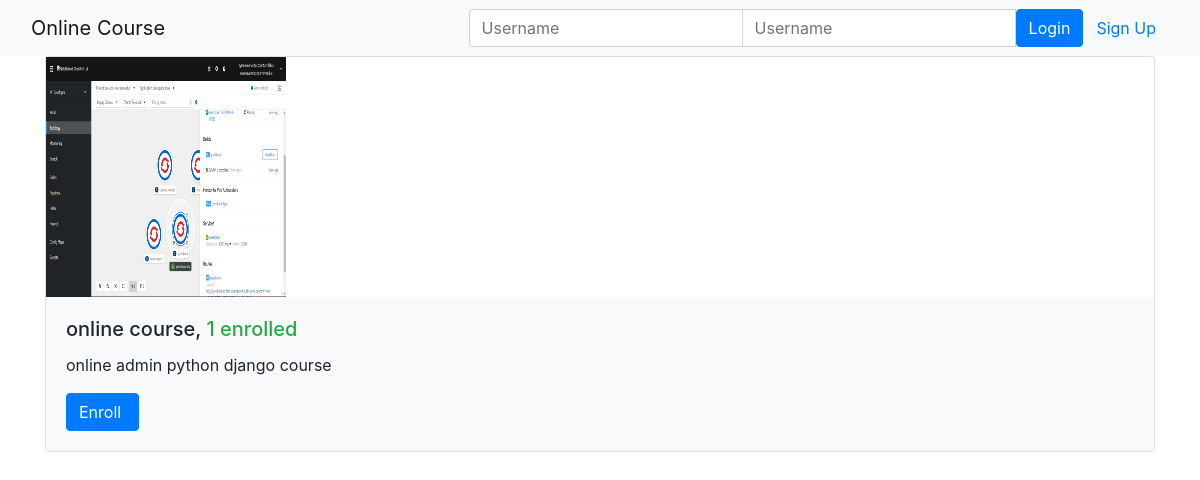
Page /onlinecourse/ on the earlier database version.
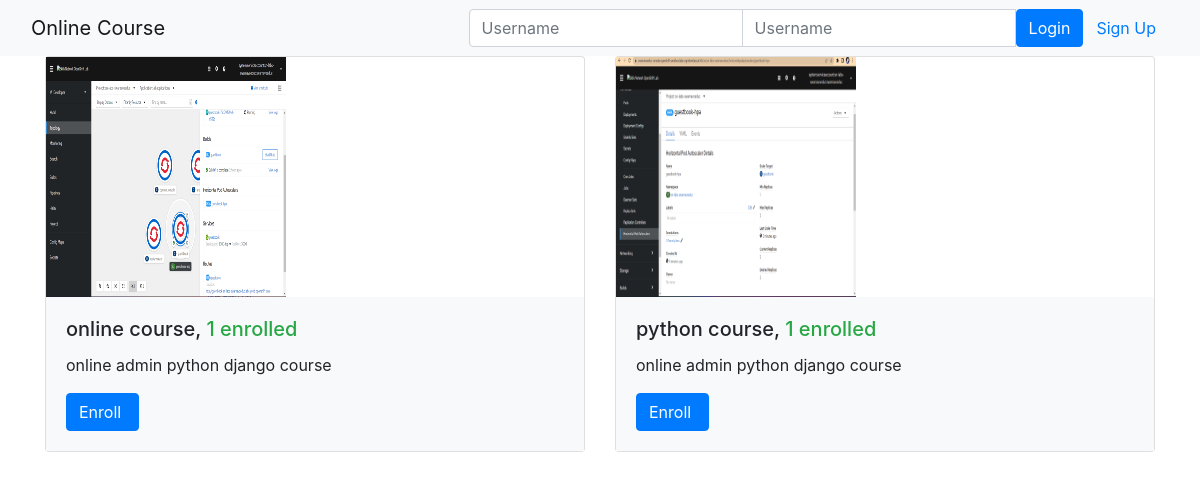
Same page on the later database version.
### onlinecourse/models.py (models this page shows, shortened)
class Course(models.Model):
    name = models.CharField(null=False, max_length=30, default='online course')
    image = models.ImageField(upload_to='course_images/')
    description = models.CharField(max_length=1000)
    pub_date = models.DateField(null=True)
    instructors = models.ManyToManyField(Instructor)
    users = models.ManyToManyField(settings.AUTH_USER_MODEL, through='Enrollment')
    total_enrollment = models.IntegerField(default=0)
    is_enrolled = False

### onlinecourse/views.py (the view)
class CourseListView(generic.ListView):
    template_name = 'onlinecourse/course_list_bootstrap.html'
    context_object_name = 'course_list'
    def get_queryset(self):
        user = self.request.user
        courses = Course.objects.order_by('-total_enrollment')[:10]
        for course in courses:
            if user.is_authenticated:
                course.is_enrolled = check_if_enrolled(user, course)
        return courses

### onlinecourse/templates/onlinecourse/course_list_bootstrap.html (shortened to what this page needs)
<!DOCTYPE html>
<html lang="en">
<head>
    {% load static %}
    <link rel="stylesheet" href="https://maxcdn.bootstrapcdn.com/bootstrap/4.5.2/css/bootstrap.min.css">
</head>
<body>
    <nav class="navbar navbar-light bg-light">
        <div class="container-fluid">
            <div class="navbar-header">
                  <a class="navbar-brand" href="#">Online Course</a>
            </div>
            <ul class="nav navbar-nav navbar-right">
                {% if user.is_authenticated %}
                <li>
                    <a class="btn btn-link" href="#">{{ user.first_name }}({{ user.username }})</a>
                    <a class="btn btn-link" href="{% url 'onlinecourse:logout' %}">Logout</a>
                </li>
                {% else %}
                <li>
                    <form class="form-inline" action="{% url 'onlinecourse:login' %}" method="post">
                        <div class="input-group">
                            <input type="text" class="form-control" placeholder="Username" name="username" >
                            <input type="password" class="form-control" placeholder="Username" name="psw" >
                            <button class="btn btn-primary" type="submit">Login</button>
                            <a class="btn btn-link" href="{% url 'onlinecourse:registration' %}">Sign Up</a>
                        </div>
                    </form>
                </li>
                {% endif %}
            </ul>
        </div>
    </nav>
    {% if course_list %}
        <div class="container">
            <div class="card-deck">
                {% for course in course_list %}
                         <div class="card" style="width: 36rem;">
                          <img class="card-img-left" src="{{MEDIA_URL}}/{{ course.image }}" width="240px" height="240px"
                               alt="Course image">
                          <div class="card-body bg-light">
                              <h5 class="card-title">{{ course.name }}, <span class="text-success">
                                  {{ course.total_enrollment}} enrolled</span></h5>
                            <p class="card-text">{{ course.description}}</p>
                            <form action="{% url 'onlinecourse:enroll' course.id %}" method="post">
                                  <input class="btn btn-primary"  type="submit"
                                         value="{% if course.is_enrolled %}Enter{% else %}Enroll{% endif %} ">
                            </form>
                          </div>
                        </div>
                {% endfor %}
            </div>
        </div>
    {% else %}
        <p>No courses are available.</p>
    {% endif %}
</body>
</html>

Differences in the rows shown:
added Course: image (picture), name "python course", total_enrollment "1", description "online admin python django course", is_enrolled "Enroll"
